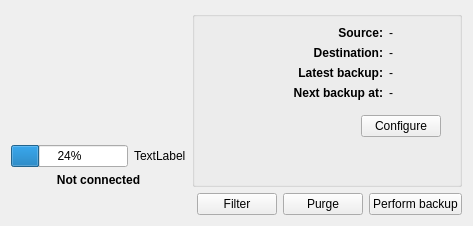
<?xml version="1.0" encoding="UTF-8"?>
<ui version="4.0">
 <class>MainWidgetBase</class>
 <widget class="QWidget" name="MainWidgetBase">
  <property name="geometry">
   <rect>
    <x>0</x>
    <y>0</y>
    <width>473</width>
    <height>223</height>
   </rect>
  </property>
  <property name="sizePolicy">
   <sizepolicy hsizetype="Preferred" vsizetype="Preferred">
    <horstretch>0</horstretch>
    <verstretch>0</verstretch>
   </sizepolicy>
  </property>
  <property name="windowTitle">
   <string>Form</string>
  </property>
  <layout class="QVBoxLayout" name="verticalLayout_7">
   <item>
    <layout class="QHBoxLayout" name="horizontalLayout_4">
     <item>
      <layout class="QVBoxLayout" name="verticalLayout_2">
       <item>
        <layout class="QHBoxLayout" name="horizontalLayout_11">
         <item>
          <spacer name="horizontalSpacer_3">
           <property name="orientation">
            <enum>Qt::Horizontal</enum>
           </property>
           <property name="sizeHint" stdset="0">
            <size>
             <width>40</width>
             <height>20</height>
            </size>
           </property>
          </spacer>
         </item>
         <item>
          <widget class="QLabel" name="labelDiskIcon">
           <property name="sizePolicy">
            <sizepolicy hsizetype="Fixed" vsizetype="Fixed">
             <horstretch>0</horstretch>
             <verstretch>0</verstretch>
            </sizepolicy>
           </property>
           <property name="minimumSize">
            <size>
             <width>128</width>
             <height>128</height>
            </size>
           </property>
           <property name="text">
            <string/>
           </property>
          </widget>
         </item>
         <item>
          <spacer name="horizontalSpacer_4">
           <property name="orientation">
            <enum>Qt::Horizontal</enum>
           </property>
           <property name="sizeHint" stdset="0">
            <size>
             <width>40</width>
             <height>20</height>
            </size>
           </property>
          </spacer>
         </item>
        </layout>
       </item>
       <item>
        <layout class="QHBoxLayout" name="horizontalLayout_10">
         <item>
          <widget class="QProgressBar" name="diskSpaceBar">
           <property name="value">
            <number>24</number>
           </property>
          </widget>
         </item>
         <item>
          <widget class="QLabel" name="diskSpaceLabel">
           <property name="text">
            <string>TextLabel</string>
           </property>
          </widget>
         </item>
        </layout>
       </item>
       <item>
        <widget class="QLabel" name="labelDevice">
         <property name="font">
          <font>
           <weight>75</weight>
           <bold>true</bold>
          </font>
         </property>
         <property name="text">
          <string>Not connected</string>
         </property>
         <property name="alignment">
          <set>Qt::AlignCenter</set>
         </property>
        </widget>
       </item>
      </layout>
     </item>
     <item>
      <widget class="QGroupBox" name="groupBox">
       <property name="title">
        <string/>
       </property>
       <property name="flat">
        <bool>true</bool>
       </property>
       <layout class="QVBoxLayout" name="verticalLayout">
        <item>
         <layout class="QGridLayout" name="gridLayout">
          <item row="0" column="0" colspan="3">
           <widget class="QLabel" name="label">
            <property name="font">
             <font>
              <weight>75</weight>
              <bold>true</bold>
             </font>
            </property>
            <property name="text">
             <string>Source:</string>
            </property>
            <property name="alignment">
             <set>Qt::AlignRight|Qt::AlignTrailing|Qt::AlignVCenter</set>
            </property>
           </widget>
          </item>
          <item row="1" column="2">
           <widget class="QLabel" name="label_3">
            <property name="font">
             <font>
              <weight>75</weight>
              <bold>true</bold>
             </font>
            </property>
            <property name="text">
             <string>Destination:</string>
            </property>
            <property name="alignment">
             <set>Qt::AlignRight|Qt::AlignTrailing|Qt::AlignVCenter</set>
            </property>
           </widget>
          </item>
          <item row="2" column="1" colspan="2">
           <widget class="QLabel" name="label_6">
            <property name="font">
             <font>
              <weight>75</weight>
              <bold>true</bold>
             </font>
            </property>
            <property name="text">
             <string>Latest backup:</string>
            </property>
            <property name="alignment">
             <set>Qt::AlignRight|Qt::AlignTrailing|Qt::AlignVCenter</set>
            </property>
           </widget>
          </item>
          <item row="2" column="3">
           <widget class="QLabel" name="labelTime">
            <property name="text">
             <string>-</string>
            </property>
           </widget>
          </item>
          <item row="2" column="6">
           <widget class="QLabel" name="labelStatusIcon">
            <property name="maximumSize">
             <size>
              <width>16</width>
              <height>16</height>
             </size>
            </property>
            <property name="text">
             <string/>
            </property>
           </widget>
          </item>
          <item row="3" column="3">
           <widget class="QLabel" name="labelNextBackup">
            <property name="text">
             <string>-</string>
            </property>
           </widget>
          </item>
          <item row="3" column="2">
           <widget class="QLabel" name="label_5">
            <property name="font">
             <font>
              <weight>75</weight>
              <bold>true</bold>
             </font>
            </property>
            <property name="text">
             <string>Next backup at:</string>
            </property>
            <property name="alignment">
             <set>Qt::AlignRight|Qt::AlignTrailing|Qt::AlignVCenter</set>
            </property>
           </widget>
          </item>
          <item row="1" column="3">
           <widget class="QLabel" name="labelDest">
            <property name="text">
             <string>-</string>
            </property>
           </widget>
          </item>
          <item row="0" column="3">
           <widget class="QLabel" name="labelSource">
            <property name="text">
             <string>-</string>
            </property>
           </widget>
          </item>
         </layout>
        </item>
        <item>
         <widget class="QStackedWidget" name="stackedWidget">
          <property name="currentIndex">
           <number>0</number>
          </property>
          <widget class="QWidget" name="page">
           <layout class="QVBoxLayout" name="verticalLayout_3">
            <item>
             <layout class="QHBoxLayout" name="horizontalLayout_5">
              <item>
               <spacer name="horizontalSpacer_2">
                <property name="orientation">
                 <enum>Qt::Horizontal</enum>
                </property>
                <property name="sizeHint" stdset="0">
                 <size>
                  <width>180</width>
                  <height>20</height>
                 </size>
                </property>
               </spacer>
              </item>
              <item>
               <widget class="QPushButton" name="btnConfig">
                <property name="text">
                 <string>Configure</string>
                </property>
               </widget>
              </item>
             </layout>
            </item>
            <item>
             <spacer name="verticalSpacer_3">
              <property name="orientation">
               <enum>Qt::Vertical</enum>
              </property>
              <property name="sizeHint" stdset="0">
               <size>
                <width>20</width>
                <height>40</height>
               </size>
              </property>
             </spacer>
            </item>
           </layout>
          </widget>
          <widget class="QWidget" name="page_2">
           <layout class="QVBoxLayout" name="verticalLayout_4">
            <item>
             <layout class="QHBoxLayout" name="horizontalLayout_6">
              <item>
               <widget class="QLabel" name="label_4">
                <property name="font">
                 <font>
                  <weight>75</weight>
                  <bold>true</bold>
                 </font>
                </property>
                <property name="text">
                 <string>Performing backup</string>
                </property>
               </widget>
              </item>
              <item>
               <widget class="QProgressBar" name="backupProgress">
                <property name="maximum">
                 <number>0</number>
                </property>
                <property name="value">
                 <number>216537</number>
                </property>
               </widget>
              </item>
             </layout>
            </item>
            <item>
             <spacer name="verticalSpacer_2">
              <property name="orientation">
               <enum>Qt::Vertical</enum>
              </property>
              <property name="sizeHint" stdset="0">
               <size>
                <width>20</width>
                <height>41</height>
               </size>
              </property>
             </spacer>
            </item>
           </layout>
          </widget>
          <widget class="QWidget" name="page_3">
           <layout class="QVBoxLayout" name="verticalLayout_5">
            <item>
             <widget class="QLabel" name="label_2">
              <property name="font">
               <font>
                <weight>75</weight>
                <bold>true</bold>
               </font>
              </property>
              <property name="text">
               <string>Latest backup completed successfully.</string>
              </property>
              <property name="alignment">
               <set>Qt::AlignCenter</set>
              </property>
             </widget>
            </item>
            <item>
             <spacer name="verticalSpacer_5">
              <property name="orientation">
               <enum>Qt::Vertical</enum>
              </property>
              <property name="sizeHint" stdset="0">
               <size>
                <width>20</width>
                <height>51</height>
               </size>
              </property>
             </spacer>
            </item>
           </layout>
          </widget>
          <widget class="QWidget" name="page_4">
           <layout class="QVBoxLayout" name="verticalLayout_6">
            <item>
             <layout class="QHBoxLayout" name="horizontalLayout_9">
              <item>
               <widget class="QLabel" name="labelErrorIcon">
                <property name="sizePolicy">
                 <sizepolicy hsizetype="Fixed" vsizetype="Fixed">
                  <horstretch>16</horstretch>
                  <verstretch>16</verstretch>
                 </sizepolicy>
                </property>
                <property name="minimumSize">
                 <size>
                  <width>16</width>
                  <height>16</height>
                 </size>
                </property>
                <property name="maximumSize">
                 <size>
                  <width>16</width>
                  <height>16</height>
                 </size>
                </property>
                <property name="baseSize">
                 <size>
                  <width>16</width>
                  <height>16</height>
                 </size>
                </property>
                <property name="text">
                 <string/>
                </property>
               </widget>
              </item>
              <item>
               <widget class="QLabel" name="label_ErrorMessage">
                <property name="font">
                 <font>
                  <weight>75</weight>
                  <bold>true</bold>
                 </font>
                </property>
                <property name="text">
                 <string>Latest backup failed.</string>
                </property>
               </widget>
              </item>
              <item>
               <widget class="QPushButton" name="btnDetails">
                <property name="text">
                 <string>Details</string>
                </property>
               </widget>
              </item>
             </layout>
            </item>
            <item>
             <spacer name="verticalSpacer_4">
              <property name="orientation">
               <enum>Qt::Vertical</enum>
              </property>
              <property name="sizeHint" stdset="0">
               <size>
                <width>20</width>
                <height>40</height>
               </size>
              </property>
             </spacer>
            </item>
           </layout>
          </widget>
          <widget class="QWidget" name="page_5">
           <layout class="QVBoxLayout" name="verticalLayout_8">
            <item>
             <widget class="QLabel" name="labelGenericError">
              <property name="font">
               <font>
                <weight>75</weight>
                <bold>true</bold>
               </font>
              </property>
              <property name="text">
               <string>generic error message</string>
              </property>
              <property name="alignment">
               <set>Qt::AlignCenter</set>
              </property>
             </widget>
            </item>
            <item>
             <spacer name="verticalSpacer_6">
              <property name="orientation">
               <enum>Qt::Vertical</enum>
              </property>
              <property name="sizeHint" stdset="0">
               <size>
                <width>20</width>
                <height>48</height>
               </size>
              </property>
             </spacer>
            </item>
           </layout>
          </widget>
         </widget>
        </item>
        <item>
         <spacer name="verticalSpacer">
          <property name="orientation">
           <enum>Qt::Vertical</enum>
          </property>
          <property name="sizeHint" stdset="0">
           <size>
            <width>138</width>
            <height>48</height>
           </size>
          </property>
         </spacer>
        </item>
       </layout>
      </widget>
     </item>
    </layout>
   </item>
   <item>
    <layout class="QHBoxLayout" name="horizontalLayout_7">
     <item>
      <spacer name="horizontalSpacer">
       <property name="orientation">
        <enum>Qt::Horizontal</enum>
       </property>
       <property name="sizeHint" stdset="0">
        <size>
         <width>40</width>
         <height>20</height>
        </size>
       </property>
      </spacer>
     </item>
     <item>
      <widget class="QPushButton" name="btnFilter">
       <property name="text">
        <string>Filter</string>
       </property>
      </widget>
     </item>
     <item>
      <widget class="QPushButton" name="btnPurge">
       <property name="text">
        <string>Purge</string>
       </property>
      </widget>
     </item>
     <item>
      <widget class="QPushButton" name="btnBackup">
       <property name="text">
        <string>Perform backup</string>
       </property>
      </widget>
     </item>
    </layout>
   </item>
  </layout>
  <zorder></zorder>
  <zorder></zorder>
 </widget>
 <resources/>
 <connections/>
</ui>
